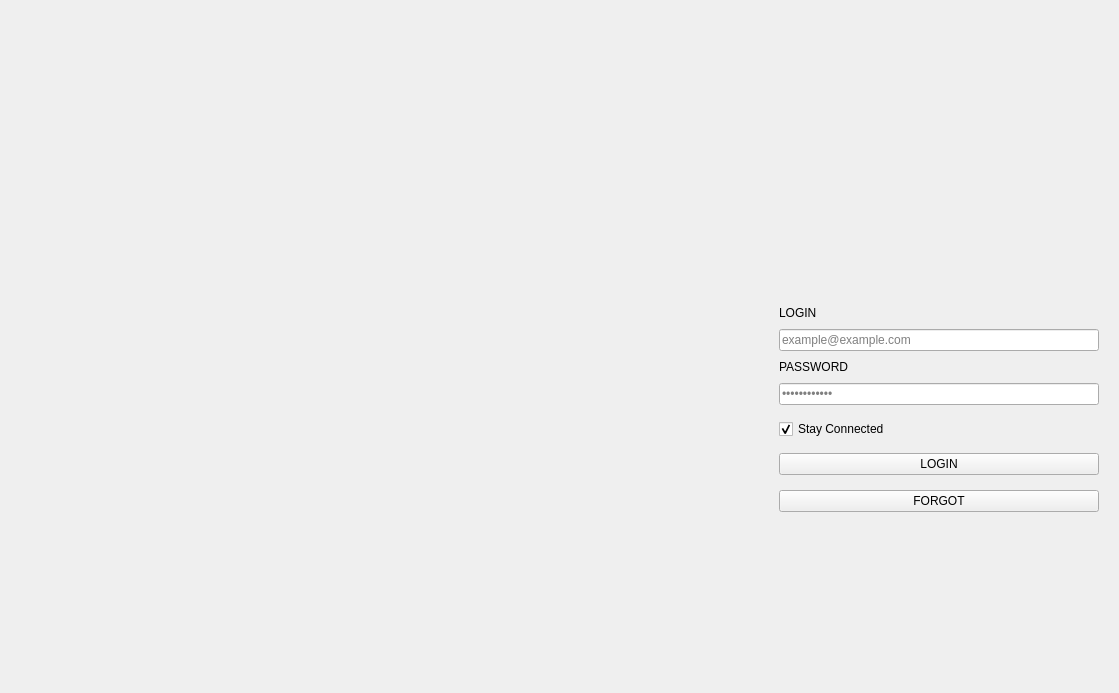
<?xml version="1.0" encoding="UTF-8"?>
<ui version="4.0">
 <class>Form</class>
 <widget class="QWidget" name="Form">
  <property name="enabled">
   <bool>true</bool>
  </property>
  <property name="geometry">
   <rect>
    <x>0</x>
    <y>0</y>
    <width>1119</width>
    <height>693</height>
   </rect>
  </property>
  <property name="minimumSize">
   <size>
    <width>700</width>
    <height>500</height>
   </size>
  </property>
  <property name="windowTitle">
   <string>EST</string>
  </property>
  <layout class="QHBoxLayout" name="horizontalLayout">
   <property name="spacing">
    <number>0</number>
   </property>
   <property name="leftMargin">
    <number>0</number>
   </property>
   <property name="topMargin">
    <number>0</number>
   </property>
   <property name="rightMargin">
    <number>0</number>
   </property>
   <property name="bottomMargin">
    <number>0</number>
   </property>
   <item>
    <widget class="QLabel" name="background">
     <property name="text">
      <string/>
     </property>
     <property name="pixmap">
      <pixmap resource="../resource.qrc">:/newPrefix/images/background.jpg</pixmap>
     </property>
     <property name="scaledContents">
      <bool>false</bool>
     </property>
    </widget>
   </item>
   <item>
    <widget class="QWidget" name="widget" native="true">
     <property name="sizePolicy">
      <sizepolicy hsizetype="Preferred" vsizetype="Preferred">
       <horstretch>0</horstretch>
       <verstretch>0</verstretch>
      </sizepolicy>
     </property>
     <property name="minimumSize">
      <size>
       <width>360</width>
       <height>0</height>
      </size>
     </property>
     <property name="maximumSize">
      <size>
       <width>360</width>
       <height>16777215</height>
      </size>
     </property>
     <property name="styleSheet">
      <string notr="true">QLabel{
	font: 13px 'Microsoft YaHei'
}</string>
     </property>
     <layout class="QVBoxLayout" name="verticalLayout_2">
      <property name="spacing">
       <number>9</number>
      </property>
      <property name="leftMargin">
       <number>20</number>
      </property>
      <property name="topMargin">
       <number>20</number>
      </property>
      <property name="rightMargin">
       <number>20</number>
      </property>
      <property name="bottomMargin">
       <number>20</number>
      </property>
      <item>
       <spacer name="verticalSpacer">
        <property name="orientation">
         <enum>Qt::Vertical</enum>
        </property>
        <property name="sizeHint" stdset="0">
         <size>
          <width>20</width>
          <height>40</height>
         </size>
        </property>
       </spacer>
      </item>
      <item alignment="Qt::AlignHCenter">
       <widget class="QLabel" name="logo">
        <property name="enabled">
         <bool>true</bool>
        </property>
        <property name="sizePolicy">
         <sizepolicy hsizetype="Preferred" vsizetype="Expanding">
          <horstretch>0</horstretch>
          <verstretch>0</verstretch>
         </sizepolicy>
        </property>
        <property name="minimumSize">
         <size>
          <width>100</width>
          <height>100</height>
         </size>
        </property>
        <property name="maximumSize">
         <size>
          <width>100</width>
          <height>100</height>
         </size>
        </property>
        <property name="text">
         <string/>
        </property>
        <property name="pixmap">
         <pixmap resource="../resource.qrc">:/newPrefix/images/logo.png</pixmap>
        </property>
        <property name="scaledContents">
         <bool>true</bool>
        </property>
       </widget>
      </item>
      <item>
       <spacer name="verticalSpacer_3">
        <property name="orientation">
         <enum>Qt::Vertical</enum>
        </property>
        <property name="sizeType">
         <enum>QSizePolicy::Fixed</enum>
        </property>
        <property name="sizeHint" stdset="0">
         <size>
          <width>20</width>
          <height>15</height>
         </size>
        </property>
       </spacer>
      </item>
      <item>
       <widget class="BodyLabel" name="label_login">
        <property name="text">
         <string>LOGIN</string>
        </property>
       </widget>
      </item>
      <item>
       <widget class="LineEdit" name="area_login">
        <property name="placeholderText">
         <string>example@example.com</string>
        </property>
        <property name="clearButtonEnabled">
         <bool>true</bool>
        </property>
       </widget>
      </item>
      <item>
       <widget class="BodyLabel" name="label_password">
        <property name="text">
         <string>PASSWORD</string>
        </property>
       </widget>
      </item>
      <item>
       <widget class="PasswordLineEdit" name="area_password">
        <property name="echoMode">
         <enum>QLineEdit::Password</enum>
        </property>
        <property name="placeholderText">
         <string>••••••••••••</string>
        </property>
        <property name="clearButtonEnabled">
         <bool>false</bool>
        </property>
       </widget>
      </item>
      <item>
       <spacer name="verticalSpacer_5">
        <property name="orientation">
         <enum>Qt::Vertical</enum>
        </property>
        <property name="sizeType">
         <enum>QSizePolicy::Fixed</enum>
        </property>
        <property name="sizeHint" stdset="0">
         <size>
          <width>20</width>
          <height>5</height>
         </size>
        </property>
       </spacer>
      </item>
      <item>
       <widget class="CheckBox" name="checkBox">
        <property name="text">
         <string>Stay Connected</string>
        </property>
        <property name="checked">
         <bool>true</bool>
        </property>
       </widget>
      </item>
      <item>
       <spacer name="verticalSpacer_4">
        <property name="orientation">
         <enum>Qt::Vertical</enum>
        </property>
        <property name="sizeType">
         <enum>QSizePolicy::Fixed</enum>
        </property>
        <property name="sizeHint" stdset="0">
         <size>
          <width>20</width>
          <height>5</height>
         </size>
        </property>
       </spacer>
      </item>
      <item>
       <widget class="PrimaryPushButton" name="button_login">
        <property name="text">
         <string>LOGIN</string>
        </property>
       </widget>
      </item>
      <item>
       <spacer name="verticalSpacer_6">
        <property name="orientation">
         <enum>Qt::Vertical</enum>
        </property>
        <property name="sizeType">
         <enum>QSizePolicy::Fixed</enum>
        </property>
        <property name="sizeHint" stdset="0">
         <size>
          <width>20</width>
          <height>6</height>
         </size>
        </property>
       </spacer>
      </item>
      <item>
       <widget class="HyperlinkButton" name="button_forgot">
        <property name="text">
         <string>FORGOT</string>
        </property>
       </widget>
      </item>
      <item>
       <spacer name="verticalSpacer_2">
        <property name="orientation">
         <enum>Qt::Vertical</enum>
        </property>
        <property name="sizeHint" stdset="0">
         <size>
          <width>20</width>
          <height>40</height>
         </size>
        </property>
       </spacer>
      </item>
     </layout>
    </widget>
   </item>
  </layout>
 </widget>
 <customwidgets>
  <customwidget>
   <class>LineEdit</class>
   <extends>QLineEdit</extends>
   <header>qfluentwidgets</header>
  </customwidget>
  <customwidget>
   <class>CheckBox</class>
   <extends>QCheckBox</extends>
   <header>qfluentwidgets</header>
  </customwidget>
  <customwidget>
   <class>PrimaryPushButton</class>
   <extends>QPushButton</extends>
   <header>qfluentwidgets</header>
  </customwidget>
  <customwidget>
   <class>HyperlinkButton</class>
   <extends>QPushButton</extends>
   <header>qfluentwidgets</header>
  </customwidget>
  <customwidget>
   <class>BodyLabel</class>
   <extends>QLabel</extends>
   <header>qfluentwidgets</header>
  </customwidget>
  <customwidget>
   <class>PasswordLineEdit</class>
   <extends>QLineEdit</extends>
   <header>qfluentwidgets</header>
  </customwidget>
 </customwidgets>
 <resources>
  <include location="../resource.qrc"/>
 </resources>
 <connections/>
</ui>
